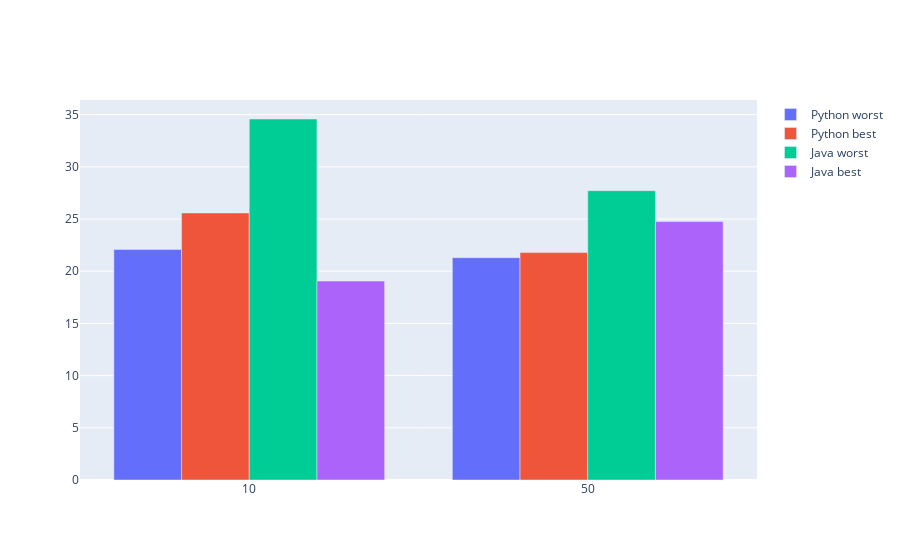

Notebook source saved alongside this figure:
### Code cell
import plotly.graph_objects as go

fig = go.Figure(data=[
    go.Bar(name='Python worst', x=[values[0],values[1]], y=[calculateRelation(df_python_worst,values[0]), calculateRelation(df_python_worst,values[1])]),
    go.Bar(name='Python best', x=[values[0],values[1]], y=[calculateRelation(df_python_best,values[0]), calculateRelation(df_python_best,values[1])]),
    go.Bar(name='Java worst', x=[values[0],values[1]], y=[calculateRelation(df_java_worst,values[0]),calculateRelation(df_java_worst,values[1])]),
    go.Bar(name='Java best', x=[values[0],values[1]], y=[calculateRelation(df_java_best,values[0]), calculateRelation(df_java_best,values[1])])
])
# Change the bar mode
fig.update_layout(barmode='group')
fig.show()

### Figure 1 — Plotly figure (JSON) as saved in the notebook; plotly's stock layout.template omitted (floating-point values rounded to 4 significant figures)
{"data": [{"name": "Python worst", "type": "bar", "x": [10, 50], "y": [22.09, 21.3]}, {"name": "Python best", "type": "bar", "x": [10, 50], "y": [25.58, 21.78]}, {"name": "Java worst", "type": "bar", "x": [10, 50], "y": [34.58, 27.72]}, {"name": "Java best", "type": "bar", "x": [10, 50], "y": [19.05, 24.76]}], "layout": {"barmode": "group"}}
